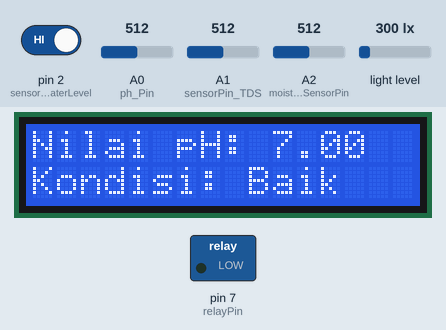
Simulated run of this sketch. Board: Arduino Uno, built with avr-gcc and run on an emulated ATmega328P. Parts: 16×2 character LCD, switched loads named in the sketch (green lamp = pin HIGH). The test bench sets the inputs (shaded band); at power-on: A0 (ph_Pin) = 512, A1 (sensorPin_TDS) = 512, A2 (moistureSensorPin) = 512, pin 2 (sensorPin_waterLevel) HIGH, light level 300 lx. What the sketch prints to the serial monitor is not drawn.

Above: at 1.2 s.
1.3 s: A0 (ph_Pin) set to 565
At 13.3 s:
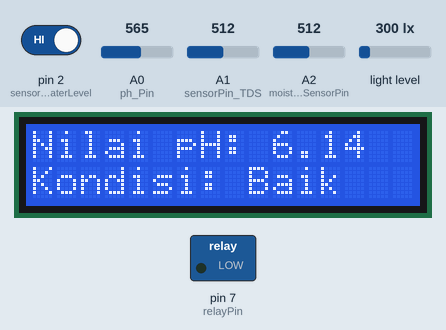
13.8 s: A0 (ph_Pin) set to 582
At 25.8 s:
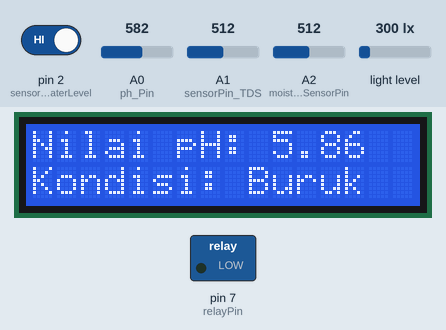
27.8 s: A1 (sensorPin_TDS) set to 426
At 40.8 s:
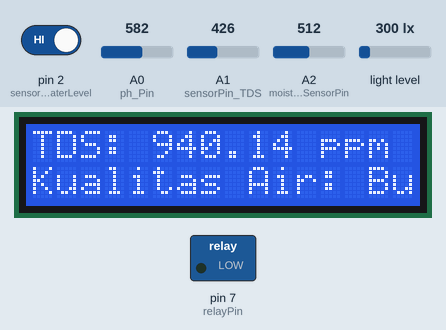
41.2 s: A1 (sensorPin_TDS) set to 402
At 53.4 s:
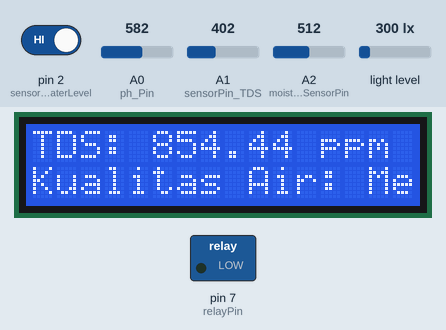
55.2 s: A2 (moistureSensorPin) set to 501
At 68.3 s:
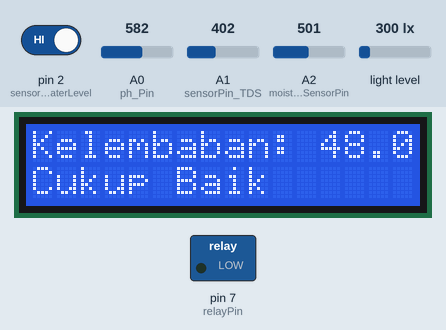
68.8 s: A2 (moistureSensorPin) set to 306
At 80.9 s:
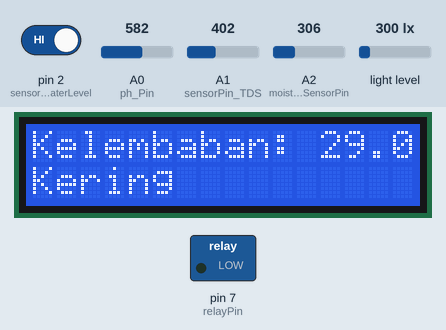
Timing chart, 0 to 82.4 s (numbered marks = the images above; inputs shaded):
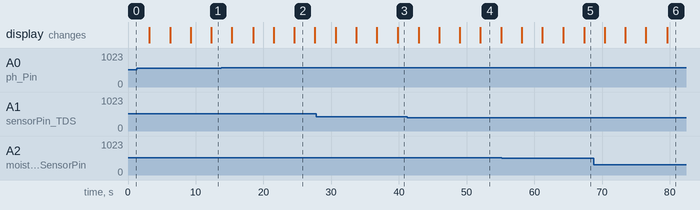

Measured:
- the behaviour switches between 573 and 574 on A0 (ph_Pin) (found by bisection; images 1 and 2)
- the behaviour switches between 416 and 415 on A1 (sensorPin_TDS) (found by bisection; images 3 and 4)
- the behaviour switches between 512 and 511 on A2 (moistureSensorPin) (found by bisection; images 4 and 5)
- after the input at 13.8 s, the display: first differs from a run without the input after 10.7 s (image 2)
- after the input at 41.2 s, the display: first differs from a run without the input after 10.8 s (image 4)
- after the input at 55.2 s, the display: first differs from a run without the input after 12.2 s (image 5)
- after the input at 68.8 s, the display: first differs from a run without the input after 10.8 s (image 6)

The sketch:

HydroponicEmbeddedSystem.ino
```cpp
#include <Wire.h>
#include <LiquidCrystal_I2C.h>
#include <BH1750.h>

// Inisialisasi LCD
LiquidCrystal_I2C lcd(0x27, 16, 2); // Alamat modul LCD 16x2 I2C (0x27), jumlah kolom (16), jumlah baris (2)

// Pin dan variabel untuk pembaca pH
const int ph_Pin = A0;
float Po = 0;
float PH_step;
double TeganganPh;
float PH4 = 3.4;
float PH7 = 2.5;

// Pin dan variabel untuk pembaca TDS
const int sensorPin_TDS = A1;  // Pin analog untuk membaca TDS
float voltage_TDS;
float TDSValue;

// Pin dan variabel untuk pembaca level air dan relay
const int sensorPin_waterLevel = 2;    // Pin untuk sensor water level
const int relayPin = 7;                // Pin untuk mengontrol relay

// Pin dan variabel untuk pembaca kelembapan tanah
const int moistureSensorPin = A2;  // Pin tempat Anda menghubungkan output sensor ke pin A2 Arduino

// Inisialisasi sensor intensitas cahaya
BH1750 lightMeter;

void setup() {
  Serial.begin(9600);  // Inisialisasi komunikasi serial
  lcd.init();           // Inisialisasi LCD
  lcd.backlight();      // Nyalakan backlight LCD
  lightMeter.begin();   // Inisialisasi sensor cahaya

  pinMode(ph_Pin, INPUT);           // Pin untuk pembaca pH sebagai input
  pinMode(sensorPin_TDS, INPUT);    // Pin untuk pembaca TDS sebagai input
  pinMode(sensorPin_waterLevel, INPUT); // Pin untuk pembaca level air sebagai input
  pinMode(relayPin, OUTPUT);        // Pin untuk mengontrol relay sebagai output
}

void loop() {
  // Pembaca pH
  int nilai_analog_PH = analogRead(ph_Pin);
  TeganganPh = 5.0 / 1024.0 * nilai_analog_PH;
  PH_step = (PH4 - PH7) / 3;
  Po = 7.00 + ((PH7 - TeganganPh) / PH_step);

  // Menampilkan nilai pH pada Serial Monitor
  Serial.print("Nilai pH Cairan: ");
  Serial.println(Po, 2);

  // Menentukan kondisi "buruk" atau "baik" berdasarkan nilai pH
  String kondisi_PH = (Po < 6 || Po > 8) ? "Buruk" : "Baik";

  // Menampilkan nilai pH dan kondisi pada LCD
  lcd.clear();
  lcd.setCursor(0, 0);
  lcd.print("Nilai pH: ");
  lcd.print(Po, 2);
  lcd.setCursor(0, 1);
  lcd.print("Kondisi: ");
  lcd.print(kondisi_PH);

  delay(3000);  // Delay 3 detik sebelum pembacaan ulang

  // Pembaca TDS
  int sensorValue_TDS = analogRead(sensorPin_TDS);
  voltage_TDS = sensorValue_TDS * (5.0 / 1023.0);
  TDSValue = (133.42 * voltage_TDS * voltage_TDS * voltage_TDS - 255.86 * voltage_TDS * voltage_TDS + 857.39 * voltage_TDS) * 0.5;

  // Menampilkan nilai TDS pada Serial Monitor
  Serial.print("TDS: ");
  Serial.print(TDSValue);
  Serial.println(" ppm");

  // Menentukan kualitas air berdasarkan nilai TDS
  String kualitas_air = "";
  if (TDSValue < 300) {
    kualitas_air = "Sangat Baik";
  } else if (TDSValue < 600) {
    kualitas_air = "Baik";
  } else if (TDSValue < 900) {
    kualitas_air = "Memuaskan";
  } else {
    kualitas_air = "Buruk";
  }

  // Menampilkan nilai TDS dan kualitas air pada LCD
  lcd.clear();
  lcd.setCursor(0, 0);
  lcd.print("TDS: ");
  lcd.print(TDSValue);
  lcd.print(" ppm");
  lcd.setCursor(0, 1);
  lcd.print("Kualitas Air: ");
  lcd.print(kualitas_air);

  delay(3000);  // Delay 3 detik sebelum pembacaan ulang

  // Pembaca level air dan kontrol relay
  int waterLevel = digitalRead(sensorPin_waterLevel);

  // Jika sensor mendeteksi air kosong (misalnya output LOW)
  if (waterLevel == LOW) {
    digitalWrite(relayPin, HIGH);  // Nyalakan relay untuk memompa air
    delay(1000);  // Tahan relay selama 1 detik (opsional)
    digitalWrite(relayPin, LOW);   // Matikan relay
  }

  delay(100);  // Delay untuk stabilitas program

  // Pembaca kelembapan tanah
  int sensorValue_moisture = analogRead(moistureSensorPin);
  float moisturePercentage = map(sensorValue_moisture, 0, 1023, 0, 100);

  // Menampilkan nilai kelembaban tanah pada Serial Monitor
  Serial.print("Kelembaban Tanah: ");
  Serial.print(moisturePercentage);
  Serial.println("%");

  // Menentukan keterangan index kelembaban tanah
  String kondisi_kelembaban = "";
  if (moisturePercentage < 20.0) {
    kondisi_kelembaban = "Sangat Kering";
  } else if (moisturePercentage < 30.0) {
    kondisi_kelembaban = "Kering";
  } else if (moisturePercentage < 50.0) {
    kondisi_kelembaban = "Cukup Baik";
  } else if (moisturePercentage < 70.0) {
    kondisi_kelembaban = "Basah";
  } else {
    kondisi_kelembaban = "Sangat Basah";
  }

  // Menampilkan nilai kelembaban tanah dan keterangan index pada LCD
  lcd.clear();
  lcd.setCursor(0, 0);
  lcd.print("Kelembaban: ");
  lcd.print(moisturePercentage);
  lcd.print("%");
  lcd.setCursor(0, 1);
  lcd.print(kondisi_kelembaban);

  delay(3000);  // Delay 3 detik sebelum pembacaan ulang

  // Pembaca intensitas cahaya
  uint16_t lux = lightMeter.readLightLevel();

  // Menampilkan nilai intensitas cahaya pada Serial Monitor
  Serial.print("Lux: ");
  Serial.println(lux);

  // Menentukan keterangan index intensitas cahaya
  String kondisi_cahaya = "";
  if (lux < 2000) {
    kondisi_cahaya = "Intens. Rendah";
  } else if (lux < 10000) {
    kondisi_cahaya = "Intens. Sedang";
  } else {
    kondisi_cahaya = "Intens. Tinggi";
  }

  // Menampilkan nilai intensitas cahaya dan keterangan index pada LCD
  lcd.clear();
  lcd.setCursor(0, 0);
  lcd.print("Lux: ");
  lcd.print(lux);
  lcd.setCursor(0, 1);
  lcd.print(kondisi_cahaya);

  delay(3000);  // Delay 3 detik sebelum pembacaan ulang
}
```
